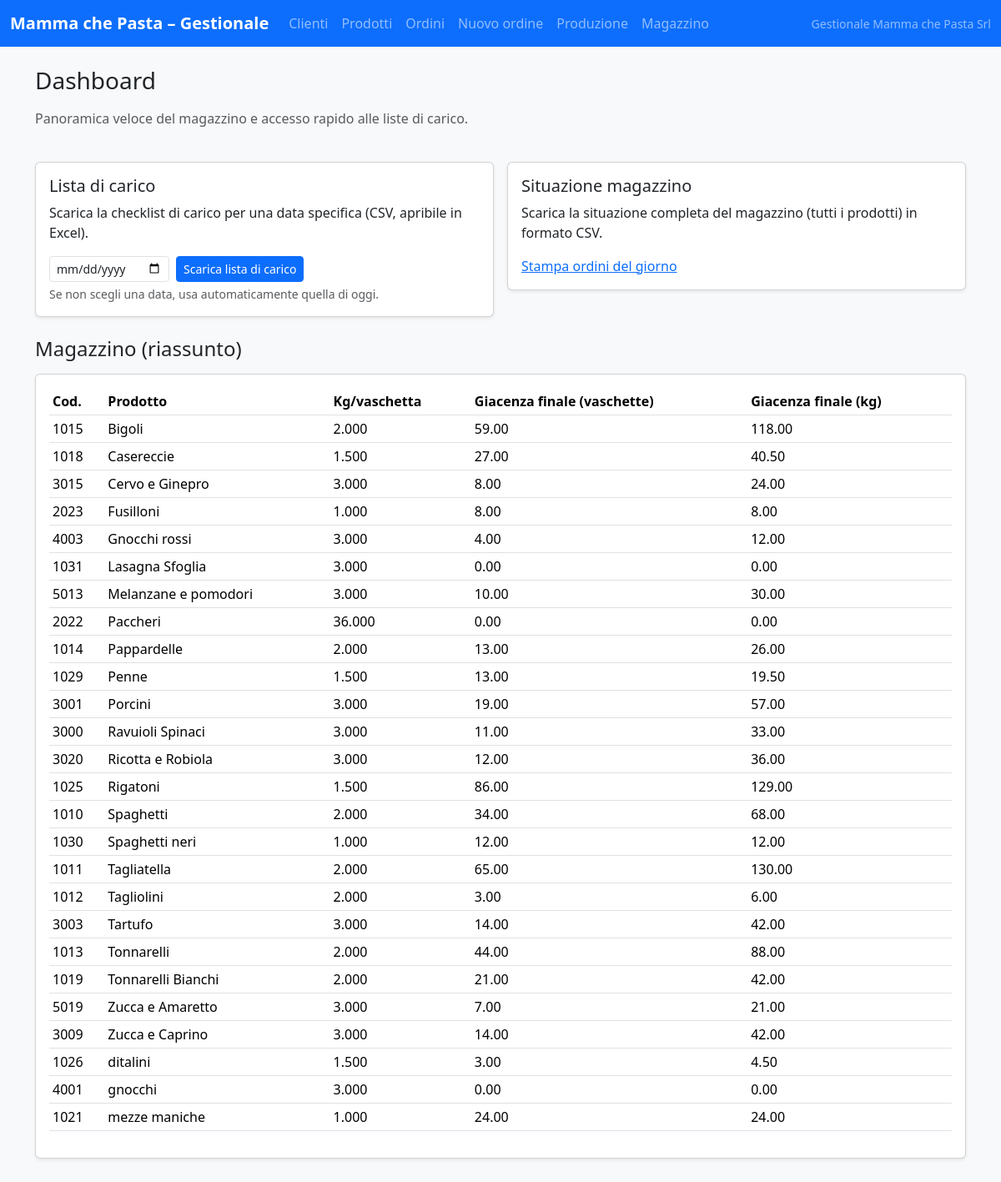
The page / on the database its author committed.
### tables this page shows
CREATE TABLE prodotti (
            id INTEGER PRIMARY KEY AUTOINCREMENT,
            codice TEXT UNIQUE,
            nome TEXT NOT NULL UNIQUE,
            kg_per_vaschetta REAL NOT NULL,
            giacenza_iniziale_vaschette REAL NOT NULL DEFAULT 0
        );

### app.py (the view)
@app.route("/")
def index():
    magazzino = calcola_magazzino()
    return render_template("index.html", magazzino=magazzino)

### app.py (called while the page is built)
def get_db_connection():
    conn = sqlite3.connect(DB_PATH)
    conn.row_factory = sqlite3.Row
    return conn

### templates/index.html
{% extends "base.html" %}
{% block content %}
<div class="row mb-4">
  <div class="col-12">
    <h1 class="h3 mb-3">Dashboard</h1>
    <p class="text-muted">Panoramica veloce del magazzino e accesso rapido alle liste di carico.</p>
  </div>
</div>
<div class="row g-3 mb-4">
  <div class="col-md-6">
    <div class="card shadow-sm">
      <div class="card-body">
        <h5 class="card-title">Lista di carico</h5>
        <p class="card-text">Scarica la checklist di carico per una data specifica (CSV, apribile in Excel).</p>
        <form class="row g-2" method="get" action="{{ url_for('export_lista_carico') }}">
          <div class="col-auto">
            <input type="date" name="data" class="form-control form-control-sm">
          </div>
          <div class="col-auto">
            <button type="submit" class="btn btn-sm btn-primary">Scarica lista di carico</button>
          </div>
        </form>
        <small class="text-muted d-block mt-1">Se non scegli una data, usa automaticamente quella di oggi.</small>
      </div>
    </div>
  </div>
  <div class="col-md-6">
    <div class="card shadow-sm">
      <div class="card-body">
        <h5 class="card-title">Situazione magazzino</h5>
        <p class="card-text">Scarica la situazione completa del magazzino (tutti i prodotti) in formato CSV.</p>
  <a href="/ordini/stampa_giorno">Stampa ordini del giorno</a>
      </div>
    </div>
  </div>
</div>
<h2 class="h4 mb-3">Magazzino (riassunto)</h2>
<div class="card shadow-sm">
  <div class="card-body table-responsive">
    <table class="table table-sm align-middle">
      <thead>
        <tr>
          <th>Cod.</th>
          <th>Prodotto</th>
          <th>Kg/vaschetta</th>
          <th>Giacenza finale (vaschette)</th>
          <th>Giacenza finale (kg)</th>
        </tr>
      </thead>
      <tbody>
        {% for r in magazzino %}
        <tr>
          <td>{{ r.codice or "" }}</td>
          <td>{{ r.nome }}</td>
          <td>{{ '%.3f'|format(r.kg_per_vaschetta) }}</td>
          <td>{{ '%.2f'|format(r.giacenza_finale_v) }}</td>
          <td>{{ '%.2f'|format(r.giacenza_finale_kg) }}</td>
        </tr>
        {% else %}
        <tr>
          <td colspan="5" class="text-center text-muted">Nessun prodotto inserito ancora.</td>
        </tr>
        {% endfor %}
      </tbody>
    </table>
  </div>
</div>
{% endblock %}

### templates/base.html (shortened to what this page needs)
<!doctype html>
<html lang="it">
<head>
    <link href="https://cdn.jsdelivr.net/npm/bootstrap@5.3.3/dist/css/bootstrap.min.css" rel="stylesheet">
</head>
<body class="bg-light">
<nav class="navbar navbar-expand-lg navbar-dark bg-primary mb-4">
  <div class="container-fluid">
    <a class="navbar-brand fw-bold" href="{{ url_for('index') }}">Mamma che Pasta – Gestionale</a>
    <div class="collapse navbar-collapse" id="navbarNav">
      <ul class="navbar-nav me-auto">
        <li class="nav-item"><a class="nav-link" href="{{ url_for('clienti') }}">Clienti</a></li>
        <li class="nav-item"><a class="nav-link" href="{{ url_for('prodotti') }}">Prodotti</a></li>
        <li class="nav-item"><a class="nav-link" href="{{ url_for('lista_ordini') }}">Ordini</a></li>
        <li class="nav-item"><a class="nav-link" href="{{ url_for('nuovo_ordine') }}">Nuovo ordine</a></li>
        <li class="nav-item"><a class="nav-link" href="{{ url_for('produzione') }}">Produzione</a></li>
        <li class="nav-item"><a class="nav-link" href="{{ url_for('magazzino') }}">Magazzino</a></li>
      </ul>
      <span class="navbar-text">
        <small>Gestionale Mamma che Pasta Srl</small>
      </span>
    </div>
  </div>
</nav>
<div class="container mb-5">
    {% block content %}{% endblock %}
</div>
</body>
</html>

### rows shown on the page
prodotti: codice "1015", nome "Bigoli", kg_per_vaschetta "2.000", giacenza_finale_v "59.00", giacenza_finale_kg "118.00"
prodotti: codice "1018", nome "Casereccie", kg_per_vaschetta "1.500", giacenza_finale_v "27.00", giacenza_finale_kg "40.50"
prodotti: codice "3015", nome "Cervo e Ginepro", kg_per_vaschetta "3.000", giacenza_finale_v "8.00", giacenza_finale_kg "24.00"
prodotti: codice "2023", nome "Fusilloni", kg_per_vaschetta "1.000", giacenza_finale_v "8.00", giacenza_finale_kg "8.00"
prodotti: codice "4003", nome "Gnocchi rossi", kg_per_vaschetta "3.000", giacenza_finale_v "4.00", giacenza_finale_kg "12.00"
prodotti: codice "1031", nome "Lasagna Sfoglia", kg_per_vaschetta "3.000", giacenza_finale_v "0.00", giacenza_finale_kg "0.00"
prodotti: codice "5013", nome "Melanzane e pomodori", kg_per_vaschetta "3.000", giacenza_finale_v "10.00", giacenza_finale_kg "30.00"
prodotti: codice "2022", nome "Paccheri", kg_per_vaschetta "36.000", giacenza_finale_v "0.00", giacenza_finale_kg "0.00"
prodotti: codice "1014", nome "Pappardelle", kg_per_vaschetta "2.000", giacenza_finale_v "13.00", giacenza_finale_kg "26.00"
prodotti: codice "1029", nome "Penne", kg_per_vaschetta "1.500", giacenza_finale_v "13.00", giacenza_finale_kg "19.50"
prodotti: codice "3001", nome "Porcini", kg_per_vaschetta "3.000", giacenza_finale_v "19.00", giacenza_finale_kg "57.00"
prodotti: codice "3000", nome "Ravuioli Spinaci", kg_per_vaschetta "3.000", giacenza_finale_v "11.00", giacenza_finale_kg "33.00"
prodotti: codice "3020", nome "Ricotta e Robiola", kg_per_vaschetta "3.000", giacenza_finale_v "12.00", giacenza_finale_kg "36.00"
prodotti: codice "1025", nome "Rigatoni", kg_per_vaschetta "1.500", giacenza_finale_v "86.00", giacenza_finale_kg "129.00"
prodotti: codice "1010", nome "Spaghetti", kg_per_vaschetta "2.000", giacenza_finale_v "34.00", giacenza_finale_kg "68.00"
prodotti: codice "1030", nome "Spaghetti neri", kg_per_vaschetta "1.000", giacenza_finale_v "12.00", giacenza_finale_kg "12.00"
prodotti: codice "1011", nome "Tagliatella", kg_per_vaschetta "2.000", giacenza_finale_v "65.00", giacenza_finale_kg "130.00"
prodotti: codice "1012", nome "Tagliolini", kg_per_vaschetta "2.000", giacenza_finale_v "3.00", giacenza_finale_kg "6.00"
prodotti: codice "3003", nome "Tartufo", kg_per_vaschetta "3.000", giacenza_finale_v "14.00", giacenza_finale_kg "42.00"
prodotti: codice "1013", nome "Tonnarelli", kg_per_vaschetta "2.000", giacenza_finale_v "44.00", giacenza_finale_kg "88.00"
prodotti: codice "1019", nome "Tonnarelli Bianchi", kg_per_vaschetta "2.000", giacenza_finale_v "21.00", giacenza_finale_kg "42.00"
prodotti: codice "5019", nome "Zucca e Amaretto", kg_per_vaschetta "3.000", giacenza_finale_v "7.00", giacenza_finale_kg "21.00"
prodotti: codice "3009", nome "Zucca e Caprino", kg_per_vaschetta "3.000", giacenza_finale_v "14.00", giacenza_finale_kg "42.00"
prodotti: codice "1026", nome "ditalini", kg_per_vaschetta "1.500", giacenza_finale_v "3.00", giacenza_finale_kg "4.50"
prodotti: codice "4001", nome "gnocchi", kg_per_vaschetta "3.000", giacenza_finale_v "0.00", giacenza_finale_kg "0.00"
prodotti: codice "1021", nome "mezze maniche", kg_per_vaschetta "1.000", giacenza_finale_v "24.00", giacenza_finale_kg "24.00"
